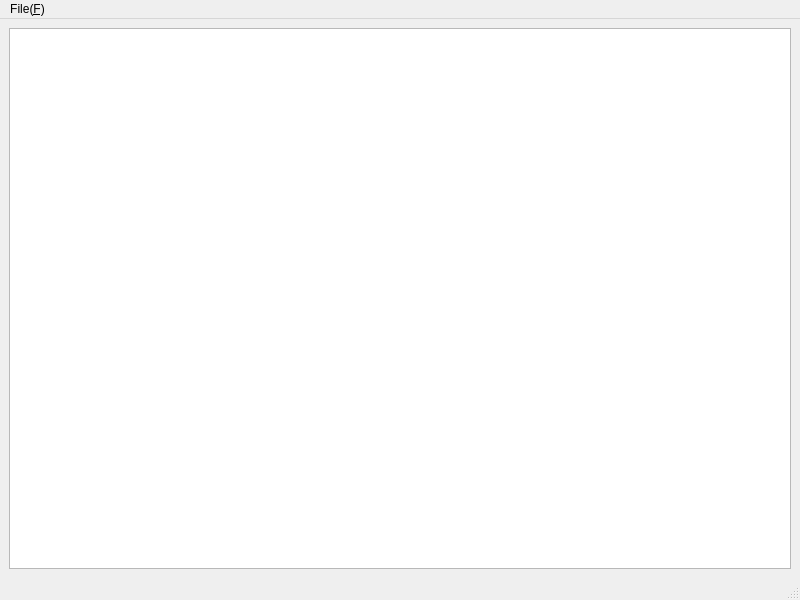
<?xml version="1.0" encoding="UTF-8"?>
<ui version="4.0">
 <class>MainWindow</class>
 <widget class="QMainWindow" name="MainWindow">
  <property name="geometry">
   <rect>
    <x>0</x>
    <y>0</y>
    <width>800</width>
    <height>600</height>
   </rect>
  </property>
  <property name="windowTitle">
   <string>MainWindow</string>
  </property>
  <widget class="QWidget" name="centralwidget">
   <layout class="QVBoxLayout" name="verticalLayout">
    <item>
     <widget class="QTextEdit" name="textEdit"/>
    </item>
   </layout>
  </widget>
  <widget class="QMenuBar" name="menubar">
   <property name="geometry">
    <rect>
     <x>0</x>
     <y>0</y>
     <width>800</width>
     <height>25</height>
    </rect>
   </property>
   <widget class="QMenu" name="menuFile_F">
    <property name="title">
     <string>File(&amp;F)</string>
    </property>
    <addaction name="openAction"/>
    <addaction name="saveAction"/>
    <addaction name="newAction"/>
   </widget>
   <addaction name="menuFile_F"/>
  </widget>
  <widget class="QStatusBar" name="statusbar"/>
  <action name="openAction">
   <property name="text">
    <string>Open(&amp;O)</string>
   </property>
  </action>
  <action name="newAction">
   <property name="text">
    <string>New(&amp;N)</string>
   </property>
  </action>
  <action name="saveAction">
   <property name="text">
    <string>Save(&amp;S)</string>
   </property>
  </action>
 </widget>
 <resources/>
 <connections/>
</ui>
